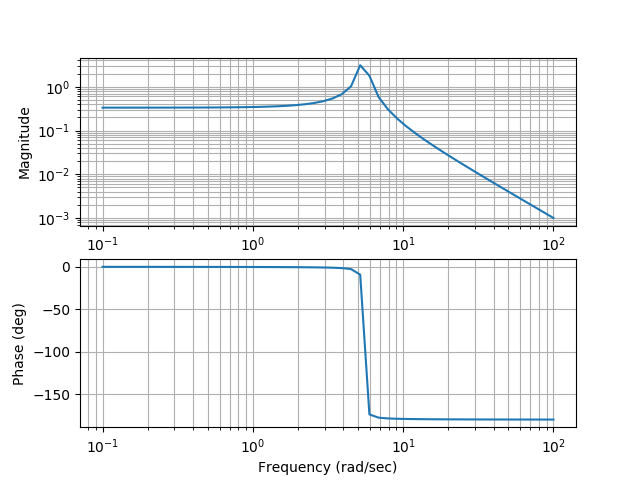

Here is the Python script that generated this plot:
#!/usr/bin/env python
from control.matlab import *
from matplotlib import pyplot as plt

def main():
  k=3.0
  m=0.1
  c=0.01
  num = [0, 0,1] 
  den = [m, c, k]
  sys = tf(num, den) 
  print sys
  bode(sys)    
  plt.show()

if __name__ == "__main__":
  main()
